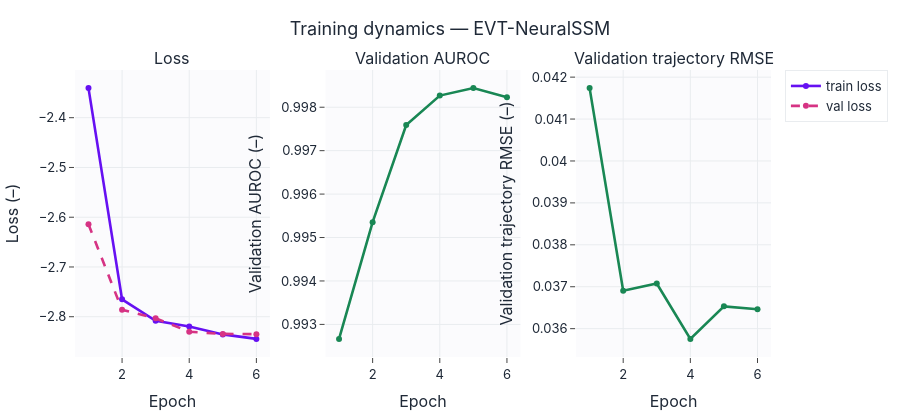

Here is the notebook cell this chart was saved with:
### Markdown cell above
## Кривые обучения с метриками

### Code cell
training_dashboard(history, title="Training dynamics — EVT-NeuralSSM", model_color="#6610f2",
                   save=SAVE_FIGS, fig_id="2_3_training_dashboard").show()

### Figure 1 — Plotly figure (JSON) as saved in the notebook; plotly's stock layout.template omitted (floating-point values rounded to 4 significant figures)
{"data": [{"line": {"color": "#6610f2", "width": 2.6}, "mode": "lines+markers", "name": "train loss", "type": "scatter", "x": [1, 2, 3, 4, 5, 6], "xaxis": "x", "y": [-2.341, -2.765, -2.808, -2.819, -2.835, -2.845], "yaxis": "y"}, {"line": {"color": "#d63384", "dash": "dash", "width": 2.6}, "mode": "lines+markers", "name": "val loss", "type": "scatter", "x": [1, 2, 3, 4, 5, 6], "xaxis": "x", "y": [-2.614, -2.786, -2.803, -2.83, -2.835, -2.835], "yaxis": "y"}, {"line": {"color": "#198754", "width": 2.6}, "mode": "lines+markers", "name": "Validation AUROC", "showlegend": false, "type": "scatter", "x": [1, 2, 3, 4, 5, 6], "xaxis": "x2", "y": [0.9927, 0.9954, 0.9976, 0.9983, 0.9984, 0.9982], "yaxis": "y2"}, {"line": {"color": "#198754", "width": 2.6}, "mode": "lines+markers", "name": "Validation trajectory RMSE", "showlegend": false, "type": "scatter", "x": [1, 2, 3, 4, 5, 6], "xaxis": "x3", "y": [0.04174, 0.03691, 0.03708, 0.03576, 0.03653, 0.03646], "yaxis": "y3"}], "layout": {"annotations": [{"font": {"size": 16}, "showarrow": false, "text": "Loss", "x": 0.14, "xanchor": "center", "xref": "paper", "y": 1.0, "yanchor": "bottom", "yref": "paper"}, {"font": {"size": 16}, "showarrow": false, "text": "Validation AUROC", "x": 0.5, "xanchor": "center", "xref": "paper", "y": 1.0, "yanchor": "bottom", "yref": "paper"}, {"font": {"size": 16}, "showarrow": false, "text": "Validation trajectory RMSE", "x": 0.86, "xanchor": "center", "xref": "paper", "y": 1.0, "yanchor": "bottom", "yref": "paper"}], "height": 420, "title": {"text": "Training dynamics — EVT-NeuralSSM"}, "xaxis": {"anchor": "y", "domain": [0.0, 0.28], "title": {"text": "Epoch"}}, "xaxis2": {"anchor": "y2", "domain": [0.36, 0.64], "title": {"text": "Epoch"}}, "xaxis3": {"anchor": "y3", "domain": [0.72, 1.0], "title": {"text": "Epoch"}}, "yaxis": {"anchor": "x", "domain": [0.0, 1.0], "title": {"text": "Loss (–)"}}, "yaxis2": {"anchor": "x2", "domain": [0.0, 1.0], "title": {"text": "Validation AUROC (–)"}}, "yaxis3": {"anchor": "x3", "domain": [0.0, 1.0], "title": {"text": "Validation trajectory RMSE (–)"}}}}
